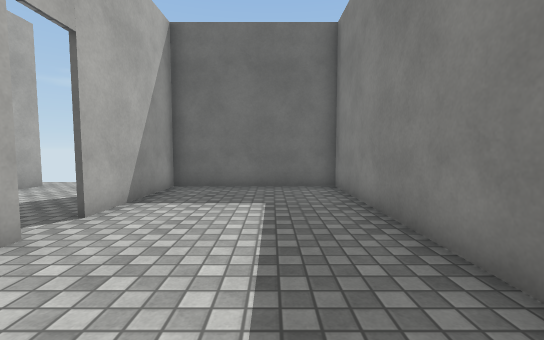
View 1 (above)

14 first-person views from a walk through a scene from a Unity 3-D project. The camera is 1.2 m above the floor, tilts 4° down and sees 90° across. The floor is counted in squares, 1 m on a side. Each view is taken from the middle of a square. On the plan, view 1 faces up. The plan holds only what a view shows up to about 13 squares ahead; the rest is blank. The place goes on beyond the plan. The player character is not drawn. Surface patterns are stand-ins for the level's own textures.

View 2
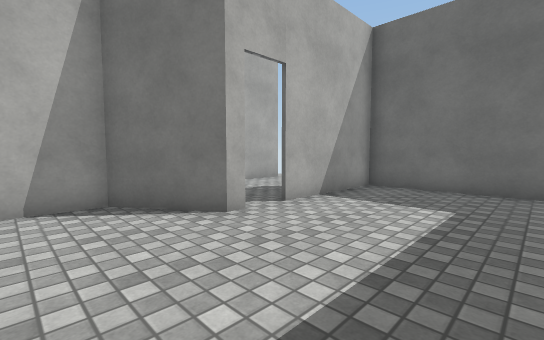

View 3
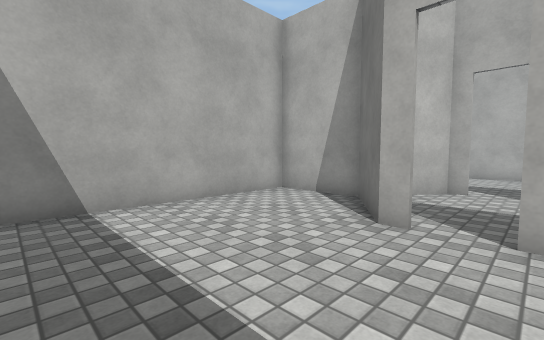

View 4
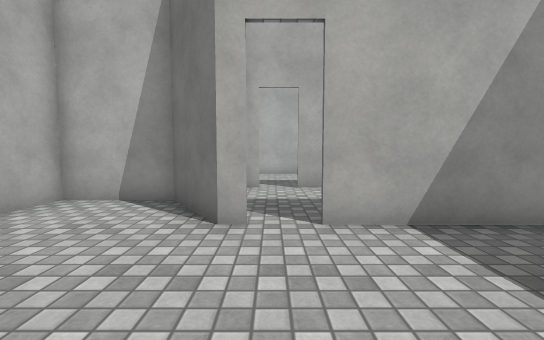

View 5
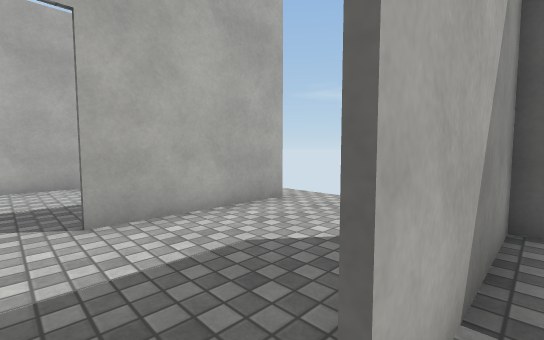

View 6
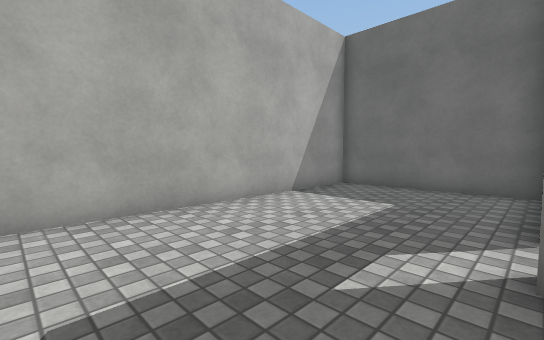

View 7
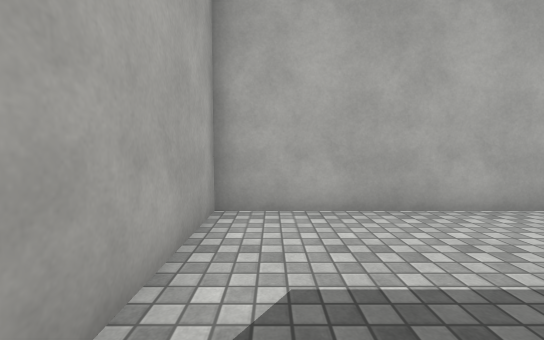

View 8
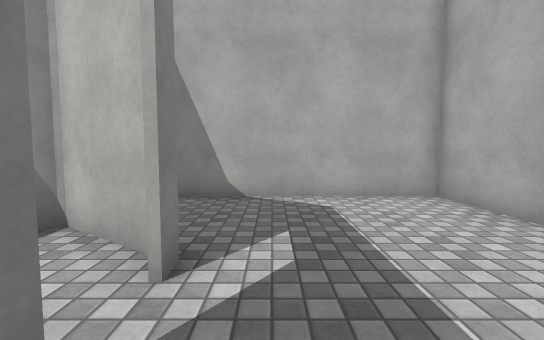

View 9
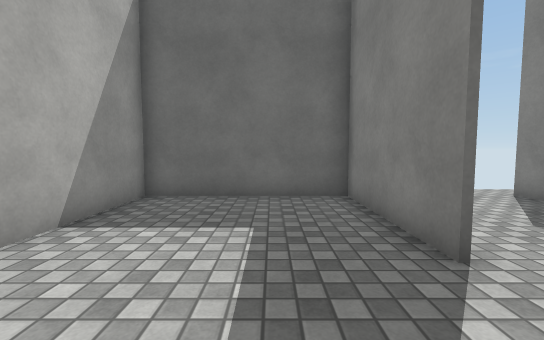

View 10
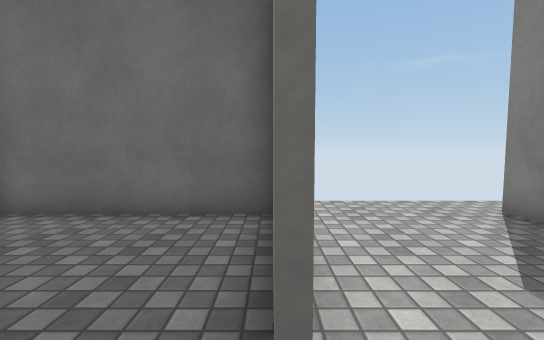

View 11
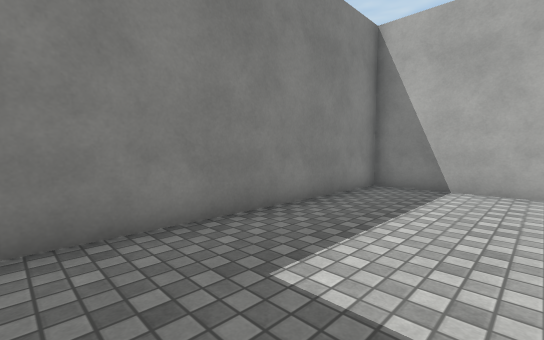

View 12
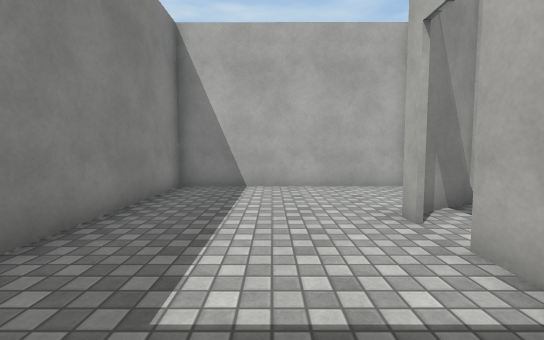

View 13
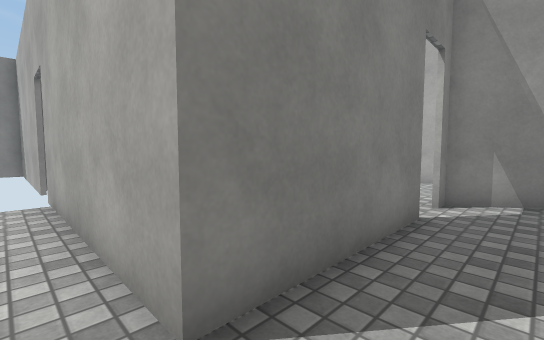

View 14
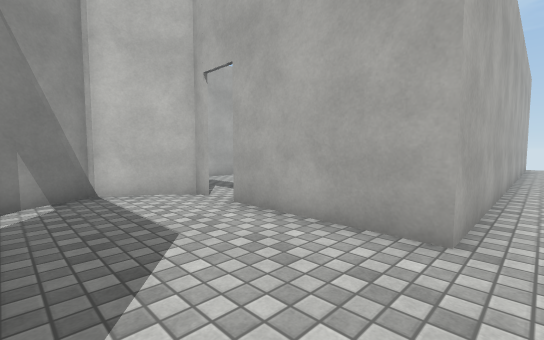

### Floor plan
Points are (right, up) in squares from view 1. A wall is a line through its corners. A room is listed if a view was taken in it or the views show most of it. See-through windows are left out.
Room 1 (views 1, 2, 3, 4, 5, 11, 12)
walls: (-3.4, 3.6) (-3.4, 3.1) (-5.6, 1.6) (-5.6, -1.1) (2.1, -1.1) (2.1, 9.1) (-3.3, 9.1) (-3.4, 4.7)
ways out: opening at (-4, 4) to room 3
Room 2 (views 6, 7, 8, 9, 10)
walls: (-8, 4.8) (-8, 9.1) (-13.4, 9.1) (-13.4, -1.1) (-6.4, -1.1); (-8, 3) (-8, 3.6)
ways out: opening at (-7, 4) to room 3
Room 3 (views 13, 14)
walls: (-3.5, 4.8) (-3.5, 9.3) (3.1, 9.3); (-7.9, 9.3) (-7.9, 4.8); (-7.9, 3.1) (-5.7, 1.7) (-3.5, 3.1) (-3.5, 3.6)
ways out: opening at (-4, 4) to room 1; opening at (-7, 4) to room 2; opening at (-8, 10)

Where each view was taken, in squares from view 1:
view 1: 0 up, 0 right, facing up
view 2: 0 up, 1 right, facing up-left
view 3: 5 up, 1 right, facing down-left
view 4: 4 up, 1 right, facing left
view 5: 4 up, 3 left, facing up-left
view 6: 0 up, 8 left, facing up-left
view 7: 0 up, 8 left, facing left
view 8: 6 up, 9 left, facing down
view 9: 2 up, 10 left, facing up
view 10: 4 up, 8 left, facing up
view 11: 8 up, 2 left, facing down-right
view 12: 8 up, 1 left, facing down
view 13: 10 up, 5 left, facing down-right
view 14: 10 up, 4 left, facing down-left
